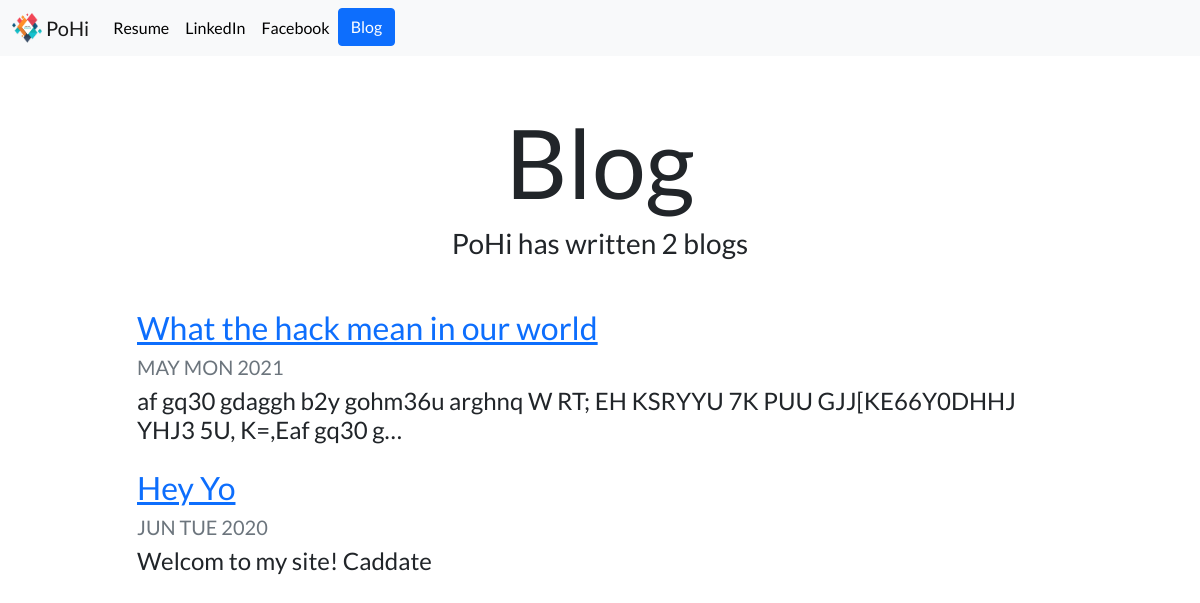
Screenshot of /blog/ with the database file from the repository.
### blog/models.py (models this page shows, shortened)
class Blog(models.Model):
	title = models.CharField(max_length=200)
	description = models.TextField()
	date = models.DateField()

### blog/views.py (the view)
# urls.py: path('', views.all_blogs, name = 'all_blogs'),
def all_blogs(request):
	blogs = Blog.objects.order_by('-date')
	return render(request, 'blog/all_blogs.html',{'blogs':blogs})

### blog/templates/blog/all_blogs.html
{% extends "portfolio/base.html" %}
{% load static %}
{% block content %}
<h1 id="blogtitle" class="font-weight-bold text-center">Blog</h1>
<h3 class="text-center mb-5">PoHi has written {{ blogs.count }} blog{{ blogs.count|pluralize }}</h3>
{% for blog in blogs %}
<div class="row justify-content-center my-3">
	<div class="col-md-10">
		<a href="{% url 'blog:detail' blog.id %}"><h2>{{ blog.title }}</h2>
		</a>
		<h5 class="text-muted">{{ blog.date|date:'M D Y' |upper }}</h5>
		<h4>{{ blog.description|striptags|truncatechars:100 }}</h4>
	</div>
</div>
{% endfor %}
{% endblock %}

### portfolio/templates/portfolio/custom.css (style rules this page uses)
body { font-family: 'Lato', sans-serif; }
#blogtitle { font-size: 6rem; }

### rows the page displays
Blog: title "What the hack mean in our world", date "MAY MON 2021", description "af gq30 gdaggh b2y gohm36u arghnq W RT; EH KSRYYU 7K PUU GJJ[KE66Y0DHHJ YHJ3 5U, K=,Eaf gq30 g…"
Blog: title "Hey Yo", date "JUN TUE 2020", description "Welcom to my site! Caddate"

### other values shown
{{ blogs.count }} "2"
